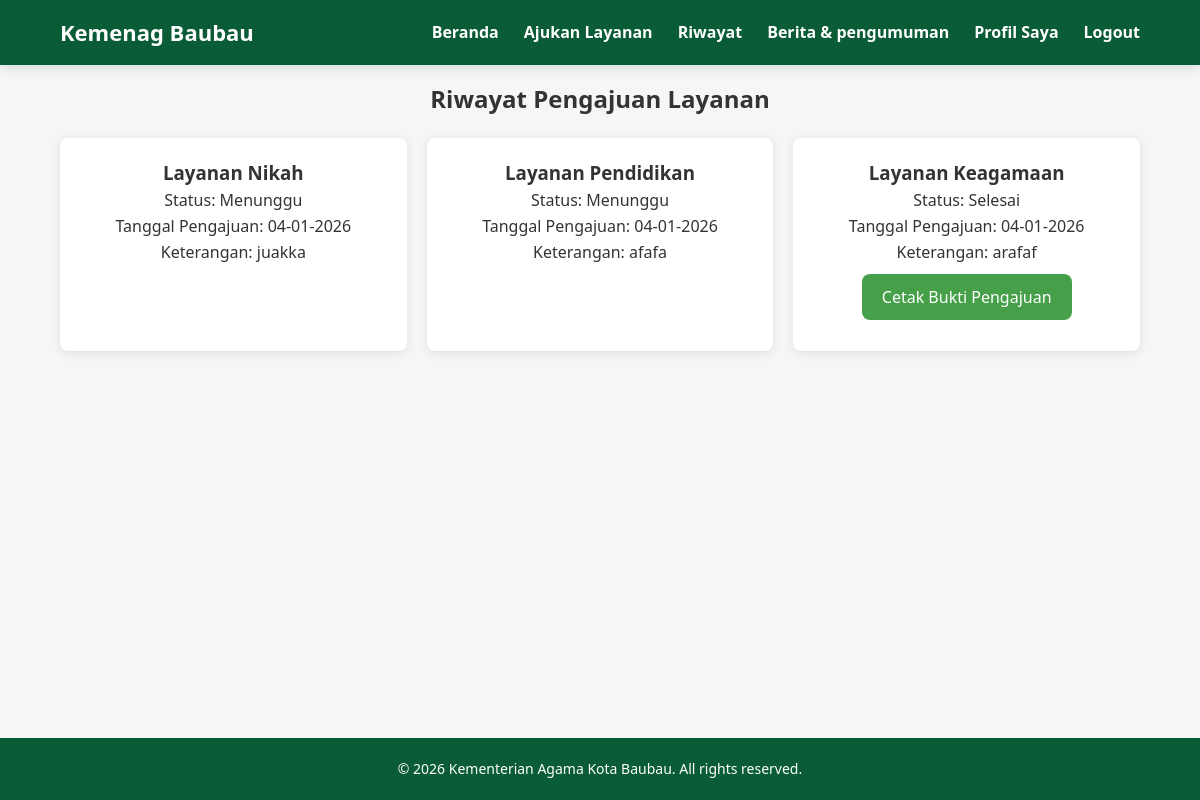
The app's page /user/riwayat.php (signed in) with its own data.
### tables this page shows
CREATE TABLE `pengajuan_layanan` (
  `id` int(11) NOT NULL,
  `nama` varchar(100) DEFAULT NULL,
  `email` varchar(100) DEFAULT NULL,
  `nik` varchar(20) DEFAULT NULL,
  `alamat` text DEFAULT NULL,
  `no_hp` varchar(15) DEFAULT NULL,
  `nama_layanan` varchar(150) DEFAULT NULL,
  `keterangan` text DEFAULT NULL,
  `tanggal_pengajuan` date DEFAULT NULL,
  `status` enum('Menunggu','Diproses','Selesai','Ditolak') DEFAULT 'Menunggu',
  `created_at` timestamp NOT NULL DEFAULT current_timestamp()
);

### user/riwayat.php (the view, shortened to what this page needs)
<?php
include "../config/koneksi.php";
$nama = $_SESSION['nama'];
$riwayat = mysqli_query($koneksi, "
    SELECT * FROM pengajuan_layanan
    WHERE nama = '$nama'
    ORDER BY tanggal_pengajuan DESC
");
?>
<!DOCTYPE html>
<html lang="id">
<head>
    <link rel="stylesheet" href="../assets/css/index.css">
</head>
<body>
<?php include "../includes/header.php"; ?>
<main class="container" style="margin-top: 20px;">
    <h2>Riwayat Pengajuan Layanan</h2>
    <div class="riwayat-list" style="margin-top: 20px;">
        <?php while ($row = mysqli_fetch_assoc($riwayat)): ?>
        <div class="riwayat-item card">
            <h3><?= $row['nama_layanan'] ?></h3>
            <p>Status: <?= $row['status'] ?></p>
            <p>Tanggal Pengajuan: <?= date('d-m-Y', strtotime($row['tanggal_pengajuan'])) ?></p>
            <p>Keterangan: <?= $row['keterangan'] ?></p>
            <?php if ($row['status'] == 'Selesai'): ?>
                <div style="text-align: center; margin: 20px 0;">
                    <a href="?cetak=1&id=<?= $row['id'] ?>" class="button" style="text-align: center;">Cetak Bukti Pengajuan</a>
                </div>
            <?php endif; ?>
        </div>
        <?php endwhile; ?>
    </div>
</main>
<?php include "../includes/footer.php"; ?>
</body>
</html>

### assets/css/index.css (style rules this page uses)
* { margin: 0; padding: 0; box-sizing: border-box; font-family: "Segoe UI", Arial, sans-serif; }
html { scroll-behavior: smooth; }
body { background-color: #f4f6f8; color: #333; line-height: 1.6; min-height: 100vh; display: flex; flex-direction: column; }
.container { padding: 60px; flex: 1; }
.container p, h2 { text-align: center; }
.card { background: #fff; padding: 25px; border-radius: 10px; box-shadow: 0 4px 10px rgba(0, 0, 0, 0.1); }
.riwayat-list { display: grid; grid-template-columns: repeat(auto-fill, minmax(300px, 1fr)); gap: 20px; }
.riwayat-item { background-color: white; padding: 20px; border-radius: 8px; box-shadow: 0 2px 10px rgba(0, 0, 0, 0.1); }
.riwayat-item h3 { text-align: center; }
.button { background-color: #45a049; padding: 12px 20px; font-size: 16px; text-decoration: none; text-align: center; border: none; color: white; border-radius: 8px; }

### records on screen
pengajuan_layanan: nama_layanan "Layanan Nikah", status "Menunggu", tanggal_pengajuan "04-01-2026", keterangan "juakka"
pengajuan_layanan: nama_layanan "Layanan Pendidikan", status "Menunggu", tanggal_pengajuan "04-01-2026", keterangan "afafa"
pengajuan_layanan: nama_layanan "Layanan Keagamaan", status "Selesai", tanggal_pengajuan "04-01-2026", keterangan "arafaf"
